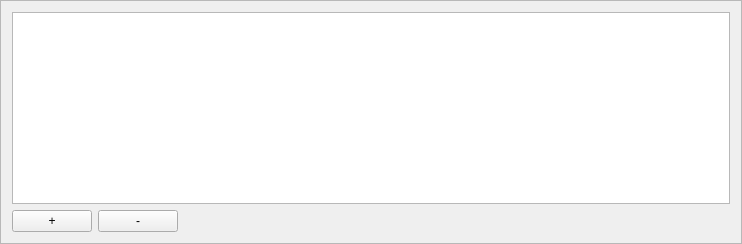
      <widget class="QFrame" name="frame">
       <property name="frameShape">
        <enum>QFrame::StyledPanel</enum>
       </property>
       <property name="frameShadow">
        <enum>QFrame::Raised</enum>
       </property>
       <layout class="QGridLayout" name="gridLayout_25">
        <item row="1" column="1">
         <widget class="QPushButton" name="deleteMalt">
          <property name="text">
           <string>-</string>
          </property>
         </widget>
        </item>
        <item row="1" column="0">
         <widget class="QPushButton" name="addMalt">
          <property name="text">
           <string>+</string>
          </property>
         </widget>
        </item>
        <item row="1" column="2">
         <spacer name="horizontalSpacer">
          <property name="orientation">
           <enum>Qt::Horizontal</enum>
          </property>
          <property name="sizeHint" stdset="0">
           <size>
            <width>546</width>
            <height>20</height>
           </size>
          </property>
         </spacer>
        </item>
        <item row="0" column="0" colspan="3">
         <widget class="QTableView" name="fermentablesList">
          <property name="editTriggers">
           <set>QAbstractItemView::DoubleClicked|QAbstractItemView::EditKeyPressed|QAbstractItemView::SelectedClicked</set>
          </property>
          <property name="alternatingRowColors">
           <bool>true</bool>
          </property>
         </widget>
        </item>
       </layout>
      </widget>
